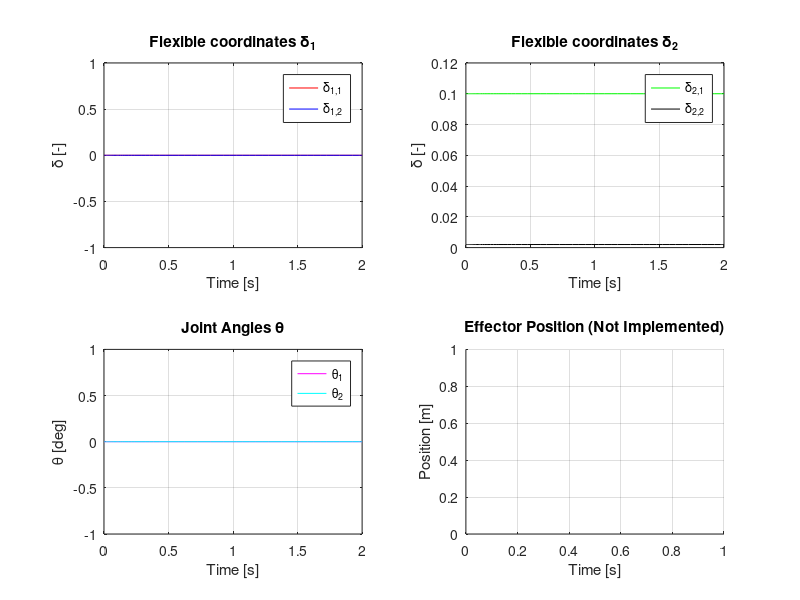

Write MATLAB code to recreate this figure.
function run_planar_robot_simulation()
    % 이 스크립트는 flexible_ref.pdf 논문의 2-link planar manipulator
    % 시뮬레이션을 재현합니다. InvDynFlex와 ForDyn을 모두 포함하며,
    % 제공된 파라미터를 기반으로 자유 진동 시나리오를 실행하고 결과를 플롯합니다.
    clc; clear all; close all;

    % --- 1. 시뮬레이션 파라미터 및 초기 조건 설정 ---
    disp('로봇 파라미터를 설정합니다...');
    robot_params = setup_robot_parameters();

    % 논문에 명시된 초기 조건 (자유 진동)
    q0 = [0; 0; 0; 0; 0.1; 0.002]; % [theta1; delta1_1; delta1_2; theta2; delta2_1; delta2_2]
    q_dot0 = zeros(6, 1);          % 초기 속도
    t_span = [0 2]; 
    
    disp('ODE 솔버를 사용하여 시뮬레이션을 실행합니다...');
    ode_func = @(t, y) dynamics_system(t, y, robot_params);
    options = odeset('RelTol', 1e-4, 'AbsTol', 1e-5, 'Stats', 'on');
    [T, Y] = ode45(ode_func, t_span, [q0; q_dot0], options);

    disp('시뮬레이션 완료.');

    % --- 3. 결과 시각화 ---
    disp('결과를 플롯합니다...');
    plot_results(T, Y);
end

function dydt = dynamics_system(t, y, robot_params)
    % ode45 솔버에 의해 호출될 메인 동역학 시스템 함수
    n_coords = size(y,1) / 2;
    q_f = y(1:n_coords);
    q_f_dot = y(n_coords+1:end);
    
    tau_input = zeros(n_coords, 1);
    q_f_ddot_zero = zeros(n_coords, 1);
    
    % InvDynFlex는 h+Kq 계산 및 ForDyn에 필요한 행렬들을 반환
    [h_Kq, stored_matrices] = InvDynFlex(q_f, q_f_dot, q_f_ddot_zero, robot_params);
    
    b = tau_input - h_Kq;
    
    % ForDyn을 사용하여 실제 가속도 계산
    q_f_ddot = ForDyn(b, robot_params, stored_matrices);
    
    dydt = [q_f_dot; q_f_ddot];
end

function params = setup_robot_parameters()
    % 논문의 모든 파라미터를 구조체로 정리합니다.
    params.n = 2;
    params.n_f = [2; 2];
    params.nx = [0; 0]; params.ny = [2; 2]; params.nz = [0; 0]; params.na = [0; 0];

    params.m = [0.5; 0.5]; 
    params.L = [0; 1; 1];   
    params.I_o = {diag([0,0,0.1]), diag([0,0,0.0083])};
    params.c = {[0.5;0;0], [0.5;0;0]};
    params.p_a = {[0;0;0], [0;0;0]};
    params.e_x = {[1;0;0], [1;0;0]};
    
    params.payload.M = diag([0.1, 0.1, 0.1, 0, 0, 0.0005]);

    phi_e = [0.1859, 0.2151; 0.8833, -0.0693];
    phi_prime_e = [0.6571, -0.5604; 2.6413, -10.8526];

    params.Phi_matrices = {[0, 0; phi_e(1,1), phi_e(1,2); 0, 0], [0, 0; phi_e(2,1), phi_e(2,2); 0, 0]};
    params.Delta_matrices = {[0, 0; 0, 0; phi_prime_e(1,1), phi_prime_e(1,2)], [0, 0; 0, 0; phi_prime_e(2,1), phi_prime_e(2,2)]};
    
    params.K_dd = {diag([0.91, 12.74]), diag([18.73, 999.88])};
    
    v_data = [0.0066, 0.0131; 0.0333, 0.0544];
    w_data = [0.0024, 0.0045; 0.0122, 0.0156];
    z_data_1 = [0.0007, 0.0013; 0.0013, 0.0024];
    z_data_2 = [0.0185, 0.0205; 0.0205, 0.0406];

    params.integral_matrices = struct;
    params.integral_matrices(1).V_u = [0, 0; v_data(1,:); 0, 0];
    params.integral_matrices(1).W_u = [0, 0; w_data(1,:); 0, 0];
    params.integral_matrices(1).Z_uu = z_data_1;
    params.integral_matrices(2).V_u = [0, 0; v_data(2,:); 0, 0];
    params.integral_matrices(2).W_u = [0, 0; w_data(2,:); 0, 0];
    params.integral_matrices(2).Z_uu = z_data_2;

    J_S_matrix = [2 0 0; 0 1 0; 0 0 1];
    I_S_matrix = diag([0, 1, 1]);
    for i=1:params.n
        params.integral_matrices(i).V_psi = zeros(3, params.n_f(i));
        params.integral_matrices(i).Y_psi_psi = zeros(params.n_f(i));
        params.integral_matrices(i).Z_uu_bar = zeros(params.n_f(i));
        params.integral_matrices(i).Y_psi_psi_bar = zeros(params.n_f(i));
        params.integral_matrices(i).Z_uu_bar_total = params.integral_matrices(i).Z_uu;
        params.J_S{i} = J_S_matrix;
        params.I_S{i} = I_S_matrix;
    end
end

function [tau_f, stored_matrices] = InvDynFlex(q_f, q_f_dot, q_f_ddot, robot_params)
    n = robot_params.n;
    n_f = robot_params.n_f;
    t = cell(1, n + 2); t_dot = cell(1, n + 2); w = cell(1, n + 2);
    tau = cell(1, n); 
    A_f_storage = cell(1, n); A_f_dot_storage = cell(1, n);
    P_store = cell(1,n); M_store = cell(1,n); A_store = cell(1, n + 2);
    R_im1_i_store = cell(1, n + 1);
    t{1} = zeros(6, 1); t_dot{1} = zeros(6, 1);
    
    coord_idx = 1;
    for i = 1:(n + 1)
        if i > 1
            num_coords_prev = 1 + n_f(i-1);
            q_prev_start_idx = coord_idx - num_coords_prev;
            q_prev = q_f(q_prev_start_idx : q_prev_start_idx + num_coords_prev - 1);
            delta_prev = q_prev(2:end);
        else; delta_prev = []; end

        if i <= n
            num_coords_i = 1 + n_f(i);
            q_i = q_f(coord_idx : coord_idx + num_coords_i - 1);
            q_i_dot = q_f_dot(coord_idx : coord_idx + num_coords_i - 1);
            q_i_ddot = q_f_ddot(coord_idx : coord_idx + num_coords_i - 1);
            theta_i = q_i(1); delta_i = q_i(2:end);
        else; theta_i = 0; q_i_dot = []; q_i_ddot = []; end
            
        R_im1_i = get_total_rotation_matrix(theta_i, delta_prev, robot_params, i);
        R_im1_i_store{i} = R_im1_i;
        
        if i == 1; m_f1 = 6 + n_f(1); A_f_i_im1 = [eye(6); zeros(m_f1-6, 6)];
        else; A_f_i_im1 = A_f_storage{i-1}; end
        
        if i <= n; R_ext = blkdiag(R_im1_i', R_im1_i', eye(n_f(i)));
        else; R_ext = blkdiag(R_im1_i', R_im1_i'); end
        A_i_im1 = R_ext * A_f_i_im1;
        A_store{i+1} = A_i_im1;
        
        t_prev = [t{i}; zeros(size(A_i_im1, 2) - size(t{i}, 1), 1)];
        if i <= n; P_i = get_P_matrix_f(robot_params, i); P_store{i} = P_i;
        else; P_i = []; end
        
        if i <= n; t{i+1} = A_i_im1 * t_prev + P_i * q_i_dot;
        else; t{i+1} = A_i_im1 * t_prev; end
        
        omega_i = t{i+1}(4:6);
        omega_skew = [0,-omega_i(3),omega_i(2); omega_i(3),0,-omega_i(1); -omega_i(2),omega_i(1),0];
        if i <= n; Omega_i = blkdiag(omega_skew, omega_skew, zeros(n_f(i)));
        else; Omega_i = blkdiag(omega_skew, omega_skew); end
        
        if i == 1; A_f_i_im1_dot = zeros(size(A_f_i_im1));
        else; A_f_i_im1_dot = A_f_dot_storage{i-1}; end
        A_i_im1_dot = R_ext * A_f_i_im1_dot;
        
        if i <= n
            P_dot_i = Omega_i * P_i;
            t_dot{i+1} = A_i_im1 * t_dot{i} + A_i_im1_dot * t{i} + P_i * q_i_ddot + P_dot_i * q_i_dot;
        else
            t_dot{i+1} = A_i_im1 * t_dot{i} + A_i_im1_dot * t{i};
        end
            
        if i <= n
            delta_i_dot = q_i_dot(2:end);
            omega_im1 = t{i}(4:6);
            [A_f0, A_f1] = get_A_matrix_f_components(delta_i, robot_params, i);
            A_f_storage{i} = A_f0 + A_f1;
            [A_dot_f0, A_dot_f1] = get_A_dot_matrix_f_components(omega_i, omega_im1, delta_i, delta_i_dot, robot_params, i);
            A_f_dot_storage{i} = A_dot_f0 + A_dot_f1;
        end
        if i <= n; coord_idx = coord_idx + num_coords_i; end
    end
    
    M_payload = robot_params.payload.M;
    omega_payload = t{n+2}(4:6);
    gamma_payload = [zeros(3,1); cross(omega_payload, M_payload(4:6,4:6) * omega_payload)];
    w{n+2} = M_payload * t_dot{n+2} + gamma_payload;
    
    coord_idx_end = size(q_f,1);
    for i = n:-1:1
        num_coords_i = 1 + n_f(i);
        q_i_start_idx = coord_idx_end - num_coords_i + 1;
        q_i = q_f(q_i_start_idx:coord_idx_end);
        q_i_dot = q_f_dot(q_i_start_idx:coord_idx_end);
        
        M_f_i = get_M_f(q_i, q_i_dot, robot_params, i);
        M_store{i} = M_f_i;
        gamma_f_i = get_gamma_f(t{i+1}, q_i, q_i_dot, M_f_i, robot_params, i);
        W_i = M_f_i * t_dot{i+1} + gamma_f_i;
        
        A_ip1_i = A_store{i+2};
        w_ip1_resized = [w{i+2}; zeros(size(A_ip1_i,1)-size(w{i+2},1),1)];
        w{i+1} = W_i + A_ip1_i' * w_ip1_resized;
        
        P_i = P_store{i};
        tau{i} = P_i' * w{i+1};
        coord_idx_end = q_i_start_idx - 1;
    end

    tau_f = vertcat(tau{:});
    stored_matrices.A = A_store;
    stored_matrices.P = P_store;
    stored_matrices.M = M_store;
end

function q_ddot = ForDyn(b, robot_params, stored_matrices)
    n = robot_params.n; n_f = robot_params.n_f;
    A = stored_matrices.A; P = stored_matrices.P; M = stored_matrices.M;
    M_payload = robot_params.payload.M;
    M_bar = cell(1, n + 2); phi_bar = cell(1, n + 1); Delta = cell(1, n);
    phi = cell(1, n); eta = cell(1, n + 2); X_hat = cell(1, n);
    X_bar = cell(1, n); X = cell(1, n); mu = cell(1, n + 1);

    eta{n + 2} = zeros(size(M_payload, 1), 1);
    M_bar{n + 2} = M_payload;

    coord_idx_end = size(b, 1);
    for i = n:-1:1
        num_coords_i = 1 + n_f(i);
        b_i_start_idx = coord_idx_end - num_coords_i + 1;
        b_i = b(b_i_start_idx:coord_idx_end);
        
        A_ip1_i = A{i+2};
        eta_i_ip1 = A_ip1_i' * eta{i + 2};
        X_hat{i} = b_i - P{i}' * eta_i_ip1;
        
        if i == n; phi_ip1_term = zeros(size(M_bar{i+2}));
        else; phi_ip1_term = phi{i+1} * phi_bar{i+1}'; end
        M_bar{i+1} = M{i} + A_ip1_i' * (M_bar{i+2} - phi_ip1_term) * A_ip1_i;

        phi_bar{i} = M_bar{i+1} * P{i};
        Delta{i} = P{i}' * phi_bar{i};
        phi{i} = phi_bar{i} / Delta{i};
        
        eta{i+1} = phi{i} * X_hat{i} + eta_i_ip1;
        coord_idx_end = b_i_start_idx - 1;
    end
    
    for i = 1:n; X_bar{i} = Delta{i} \ X_hat{i}; end

    mu{1} = zeros(6, 1);
    for i = 1:n
        A_i_im1 = A{i+1};
        mu_i_im1 = A_i_im1 * mu{i};
        X{i} = X_bar{i} - phi{i}' * mu_i_im1;
        mu{i+1} = P{i} * X{i} + mu_i_im1;
    end
    q_ddot = vertcat(X{:});
end

function plot_results(T, Y)
    n_coords = size(Y,2)/2; q = Y(:, 1:n_coords);
    figure('Name', 'Planar Robot Simulation Results');
    subplot(2,2,1); plot(T, q(:,2), 'r-', T, q(:,3), 'b-'); title('Flexible coordinates \delta_1'); xlabel('Time [s]'); ylabel('\delta [-]'); legend('\delta_{1,1}', '\delta_{1,2}'); grid on;
    subplot(2,2,2); plot(T, q(:,5), 'g-', T, q(:,6), 'k-'); title('Flexible coordinates \delta_2'); xlabel('Time [s]'); ylabel('\delta [-]'); legend('\delta_{2,1}', '\delta_{2,2}'); grid on;
    subplot(2,2,3); plot(T, rad2deg(q(:,1)), 'm-', T, rad2deg(q(:,4)), 'c-'); title('Joint Angles \theta'); xlabel('Time [s]'); ylabel('\theta [deg]'); legend('\theta_1', '\theta_2'); grid on;
    subplot(2,2,4); title('Effector Position (Not Implemented)'); xlabel('Time [s]'); ylabel('Position [m]'); grid on;
end

% --- 이하 모든 Helper 함수들은 이전 답변들과 동일 ---
function R_total = get_total_rotation_matrix(theta, delta_prev, params, i)
    R_nominal = get_rotation_matrix_rigid(theta, params, i);
    if i == 1; R_flex_correction_matrix = eye(3);
    else; R_flex_correction_matrix = get_rotation_matrix_flexible(delta_prev, params, i-1); end
    R_total = R_flex_correction_matrix * R_nominal; 
end

function R_rigid = get_rotation_matrix_rigid(theta, params, i)
    if i <= params.n; R_rigid = [cos(theta) -sin(theta) 0; sin(theta) cos(theta) 0; 0 0 1];
    else; R_rigid = eye(3); end
end

function R_flex = get_rotation_matrix_flexible(delta_k, params, k)
    if isempty(delta_k) || k < 1; R_flex = eye(3); return; end
    Delta = params.Delta_matrices{k};
    psi = Delta * delta_k;
    th_x=psi(1); th_y=psi(2); th_z=psi(3);
    Rx = [1 0 0; 0 cos(th_x) -sin(th_x); 0 sin(th_x) cos(th_x)];
    Ry = [cos(th_y) 0 sin(th_y); 0 1 0; -sin(th_y) 0 cos(th_y)];
    Rz = [cos(th_z) -sin(th_z) 0; sin(th_z) cos(th_z) 0; 0 0 1];
    R_flex = Rz * Ry * Rx;
end

function [A_f0, A_f1] = get_A_matrix_f_components(delta_i, params, i)
    p_r_i = [params.L(i); 0; 0];
    p_r_i_skew = [0,-p_r_i(3),p_r_i(2); p_r_i(3),0,-p_r_i(1); -p_r_i(2),p_r_i(1),0];
    Phi_i = params.Phi_matrices{i};
    Delta_i = params.Delta_matrices{i};
    A_f0_top = [eye(3),-p_r_i_skew,Phi_i; zeros(3),eye(3),Delta_i];
    if i < params.n; num_pad_rows = params.n_f(i+1);
    else; num_pad_rows = 0; end
    A_f0 = [A_f0_top; zeros(num_pad_rows, size(A_f0_top, 2))];
    u_i_delta = Phi_i * delta_i;
    u_i_delta_skew = [0,-u_i_delta(3),u_i_delta(2); u_i_delta(3),0,-u_i_delta(1);-u_i_delta(2),u_i_delta(1),0];
    R_psi_i = get_rotation_matrix_flexible(delta_i, params, i);
    A_f1_top = [zeros(3),-u_i_delta_skew,zeros(size(Phi_i)); zeros(3),zeros(3),(R_psi_i - eye(3))*Delta_i];
    A_f1 = [A_f1_top; zeros(num_pad_rows, size(A_f1_top, 2))];
end

function [A_dot_f0, A_dot_f1] = get_A_dot_matrix_f_components(omega_i, omega_im1, delta_i, delta_i_dot, params, i)
    p_r_im1 = [params.L(i); 0; 0];
    Phi_im1 = params.Phi_matrices{i};
    Delta_im1 = params.Delta_matrices{i};
    omega_im1_skew = [0,-omega_im1(3),omega_im1(2); omega_im1(3),0,-omega_im1(1); -omega_im1(2),omega_im1(1),0];
    top_right_block = [omega_im1_skew * Phi_im1; omega_im1_skew * Delta_im1];
    omega_cross_p = cross(omega_im1, -p_r_im1);
    omega_cross_p_skew = [0,-omega_cross_p(3),omega_cross_p(2); omega_cross_p(3),0,-omega_cross_p(1); -omega_cross_p(2),omega_cross_p(1),0];
    A_dot_f0_6x = [zeros(3), omega_cross_p_skew, top_right_block(1:3, :); zeros(3), zeros(3), top_right_block(4:6, :);];
    if i < params.n; num_pad_rows = params.n_f(i+1); else; num_pad_rows = 0; end
    A_dot_f0 = [A_dot_f0_6x; zeros(num_pad_rows, size(A_dot_f0_6x, 2))];

    [~, A_f1] = get_A_matrix_f_components(delta_i, params, i);
    d_dt_Phi_delta = Phi_im1 * delta_i_dot + omega_im1_skew * Phi_im1 * delta_i;
    d_dt_Phi_delta_skew = [0,-d_dt_Phi_delta(3),d_dt_Phi_delta(2); d_dt_Phi_delta(3),0,-d_dt_Phi_delta(1); -d_dt_Phi_delta(2),d_dt_Phi_delta(1),0];
    psi_i = Delta_im1 * delta_i; psi_i_dot = Delta_im1 * delta_i_dot;
    R_psi_i = get_rotation_matrix_flexible(delta_i, params, i);
    R_psi_i_dot = get_R_psi_dot(psi_i, psi_i_dot);
    d_dt_R_minus_I_Delta = (R_psi_i_dot + omega_im1_skew * (R_psi_i - eye(3))) * Delta_im1;
    A_ring_f1_6x = [zeros(3), -d_dt_Phi_delta_skew, zeros(size(Phi_im1)); zeros(3), zeros(3), d_dt_R_minus_I_Delta];
    A_ring_f1 = [A_ring_f1_6x; zeros(num_pad_rows, size(A_ring_f1_6x, 2))];

    omega_i_skew = [0,-omega_i(3),omega_i(2); omega_i(3),0,-omega_i(1); -omega_i(2),omega_i(1),0];
    if i < params.n; Omega_i_op = blkdiag(omega_i_skew, omega_i_skew, zeros(params.n_f(i+1))); else; Omega_i_op = blkdiag(omega_i_skew, omega_i_skew); end
    Omega_bar_im1_op = blkdiag(omega_im1_skew, omega_im1_skew, zeros(params.n_f(i)));
    A_dot_f1 = A_ring_f1 + Omega_i_op * A_f1 - A_f1 * Omega_bar_im1_op;
end

function R_psi_dot = get_R_psi_dot(psi, psi_dot)
    sy = sin(psi(2)); cy = cos(psi(2)); sz = sin(psi(3)); cz = cos(psi(3));
    psi_dot_y = psi_dot(2); psi_dot_z = psi_dot(3);
    Mat1 = [-cz*sy, 0, 0; -sz*sy, 0, 0; -cy, 0, 0];
    Mat2 = [-sz*cy, -cz, 0; cz*cy, -sz, 0; 0, 0, 0];
    R_psi_dot = Mat1 * psi_dot_y + Mat2 * psi_dot_z;
end

function P = get_P_matrix_f(params, i)
    if i > params.n; P = []; return; end
    z_i = [0; 0; 1];
    P_rigid = [zeros(3,1); z_i];
    P = [P_rigid, zeros(6, params.n_f(i)); zeros(params.n_f(i), 1), eye(params.n_f(i))];
end

function M_f = get_M_f(q_i, q_i_dot, params, i)
    M_f = eye(6 + params.n_f(i)); % Placeholder
end

function gamma_f = get_gamma_f(t_i, q_i, q_i_dot, M_f_i, params, i)
    gamma_f = zeros(6 + params.n_f(i), 1); % Placeholder
end
